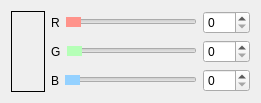
      <widget class="QWidget" name="layoutWidget">
       <property name="geometry">
        <rect>
         <x>10</x>
         <y>410</y>
         <width>261</width>
         <height>71</height>
        </rect>
       </property>
       <layout class="QHBoxLayout" name="horizontalLayout_30">
        <item>
         <widget class="QLabel" name="e_color_prev">
          <property name="sizePolicy">
           <sizepolicy hsizetype="Minimum" vsizetype="Preferred">
            <horstretch>0</horstretch>
            <verstretch>0</verstretch>
           </sizepolicy>
          </property>
          <property name="minimumSize">
           <size>
            <width>34</width>
            <height>0</height>
           </size>
          </property>
          <property name="maximumSize">
           <size>
            <width>40</width>
            <height>16777215</height>
           </size>
          </property>
          <property name="frameShape">
           <enum>QFrame::Box</enum>
          </property>
          <property name="text">
           <string/>
          </property>
         </widget>
        </item>
        <item>
         <layout class="QVBoxLayout" name="verticalLayout_2">
          <item>
           <layout class="QHBoxLayout" name="horizontalLayout_7">
            <item>
             <widget class="QLabel" name="e_red_label">
              <property name="text">
               <string>R</string>
              </property>
             </widget>
            </item>
            <item>
             <widget class="QSlider" name="e_red_slider">
              <property name="styleSheet">
               <string notr="true">.QSlider {
	height: 10px;
}

QSlider::handle:horizontal {
background: rgb(255, 147, 139);
}</string>
              </property>
              <property name="maximum">
               <number>255</number>
              </property>
              <property name="orientation">
               <enum>Qt::Horizontal</enum>
              </property>
             </widget>
            </item>
            <item>
             <widget class="QSpinBox" name="e_red_spinbox">
              <property name="maximum">
               <number>255</number>
              </property>
             </widget>
            </item>
           </layout>
          </item>
          <item>
           <layout class="QHBoxLayout" name="horizontalLayout_8">
            <item>
             <widget class="QLabel" name="e_green_label">
              <property name="text">
               <string>G</string>
              </property>
             </widget>
            </item>
            <item>
             <widget class="QSlider" name="e_green_slider">
              <property name="styleSheet">
               <string notr="true">.QSlider {
	height: 10px;
}

QSlider::handle:horizontal {
background: rgb(181, 255, 183);
}</string>
              </property>
              <property name="maximum">
               <number>255</number>
              </property>
              <property name="orientation">
               <enum>Qt::Horizontal</enum>
              </property>
             </widget>
            </item>
            <item>
             <widget class="QSpinBox" name="e_green_spinbox">
              <property name="maximum">
               <number>255</number>
              </property>
             </widget>
            </item>
           </layout>
          </item>
          <item>
           <layout class="QHBoxLayout" name="horizontalLayout_9">
            <item>
             <widget class="QLabel" name="e_blue_label">
              <property name="text">
               <string>B</string>
              </property>
             </widget>
            </item>
            <item>
             <widget class="QSlider" name="e_blue_slider">
              <property name="styleSheet">
               <string notr="true">.QSlider {
	height: 10px;
}

QSlider::handle:horizontal {
background: rgb(148, 209, 255);
}</string>
              </property>
              <property name="maximum">
               <number>255</number>
              </property>
              <property name="orientation">
               <enum>Qt::Horizontal</enum>
              </property>
             </widget>
            </item>
            <item>
             <widget class="QSpinBox" name="e_blue_spinbox">
              <property name="maximum">
               <number>255</number>
              </property>
             </widget>
            </item>
           </layout>
          </item>
         </layout>
        </item>
       </layout>
      </widget>
